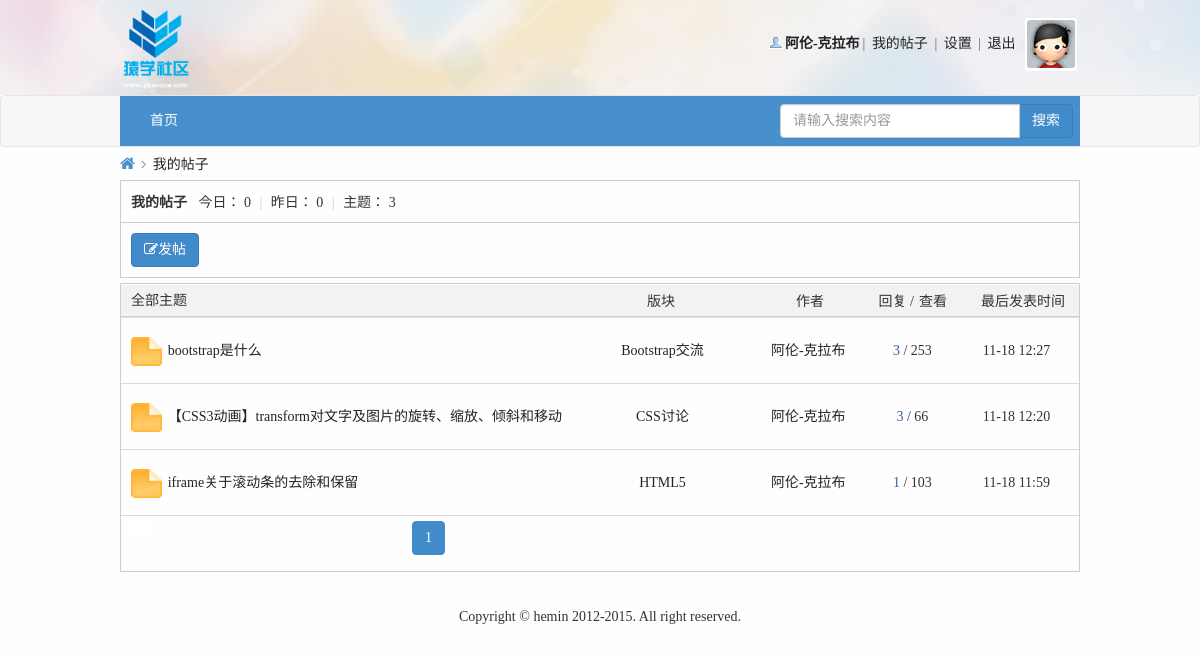
/myPost.php (signed in), run on the app's committed database.
### tables this page shows
CREATE TABLE IF NOT EXISTS `user` (
  `id` int(20) NOT NULL AUTO_INCREMENT COMMENT '唯一标识符',
  `name` varchar(200) NOT NULL COMMENT '用户名称',
  `psw` varchar(200) NOT NULL COMMENT '用户密码',
  `sex` varchar(200) NOT NULL DEFAULT '未填写' COMMENT '用户性别',
  `email` varchar(200) NOT NULL COMMENT '邮箱地址',
  `qq` varchar(200) NOT NULL DEFAULT '未填写' COMMENT '用户qq',
  `photo` varchar(200) NOT NULL COMMENT '用户头像',
  `userType` int(11) NOT NULL DEFAULT '0' COMMENT '用户类型',
  `reallyName` varchar(200) NOT NULL DEFAULT '未填写' COMMENT '用户真实姓名',
  `birthday` varchar(200) NOT NULL DEFAULT '未填写' COMMENT '用户生日',
  `homeplace` varchar(200) NOT NULL DEFAULT '未填写' COMMENT '用户出生地',
  `bloodType` varchar(200) NOT NULL DEFAULT '未填写' COMMENT '用户血型',
  `fixedTel` varchar(200) NOT NULL DEFAULT '未填写' COMMENT '用户固定电话',
  `phone` varchar(200) NOT NULL DEFAULT '未填写' COMMENT '用户电话',
  `website` varchar(200) NOT NULL DEFAULT 'http://' COMMENT '用户主页',
  `school` varchar(200) NOT NULL DEFAULT '未填写' COMMENT '用户毕业学校',
  `degree` varchar(200) NOT NULL DEFAULT '未填写' COMMENT '用户学历',
  `company` varchar(200) NOT NULL DEFAULT '未填写' COMMENT '用户公司',
  `profession` varchar(200) NOT NULL DEFAULT '未填写' COMMENT '用户职业',
  `job` varchar(200) NOT NULL DEFAULT '未填写' COMMENT '用户职位',
  `income` varchar(200) NOT NULL DEFAULT '未填写' COMMENT '用户年收入',
  `registerTime` datetime NOT NULL COMMENT '注册时间',
  `lastLogin` datetime NOT NULL COMMENT '最后一次登录时间',
  `userStatus` int(11) NOT NULL DEFAULT '0' COMMENT '用户是否需要验证状态',
  `isForbid` int(11) NOT NULL DEFAULT '0' COMMENT '是否禁止',
  PRIMARY KEY (`id`)
);

CREATE TABLE IF NOT EXISTS `post` (
  `postId` int(11) NOT NULL AUTO_INCREMENT COMMENT '帖子id',
  `postTitle` varchar(200) NOT NULL COMMENT '帖子标题',
  `postContent` varchar(2000) NOT NULL COMMENT '帖子内容',
  `postTime` datetime NOT NULL COMMENT '发帖时间',
  `tsmoduleId` int(11) NOT NULL COMMENT '所属子版块的id',
  `times` int(11) NOT NULL COMMENT '浏览次数',
  `postuid` int(11) NOT NULL COMMENT '发帖人id',
  `isTop` int(11) NOT NULL DEFAULT '0' COMMENT '是否置顶',
  `isBoutique` int(11) NOT NULL DEFAULT '0' COMMENT '是否加精',
  `postStatus` int(11) NOT NULL DEFAULT '0' COMMENT '帖子是否需要验证状态，默认0无需验证',
  `updateTime` datetime NOT NULL COMMENT '当前条帖子有回复就更新',
  `isShield` int(11) NOT NULL DEFAULT '0' COMMENT '是否屏蔽',
  PRIMARY KEY (`postId`)
);

CREATE TABLE IF NOT EXISTS `sub_module` (
  `sid` int(20) NOT NULL AUTO_INCREMENT COMMENT '子版块id',
  `smoduleName` varchar(200) NOT NULL COMMENT '子版块名称',
  `smodulePic` varchar(200) NOT NULL COMMENT '子版块图片',
  `tParenModuleId` int(20) NOT NULL COMMENT '所属父版块id',
  `smoduleDesc` varchar(200) NOT NULL COMMENT '子版块描述',
  PRIMARY KEY (`sid`)
);

### inc/mysql.func.php (called while the page is built, shortened)
<?php
    function execute($link, $sql){
        $result = mysqli_query($link, $sql);
        return $result;
    }
    function nums($link, $sql){
        return mysqli_num_rows(execute($link, $sql));
    }
    function fetch_array($result){
        return mysqli_fetch_assoc($result);
    }
?>

### myPost.php (the view, shortened to what this page needs)
<!DOCTYPE html>
<html lang="en">
<head>
    <link rel="stylesheet" href="font/css/font-awesome.min.css">
    <link rel="stylesheet" href="css/bootstrap/css/bootstrap.min.css">
    <link rel="stylesheet" href="css/common.css">
    <link rel="stylesheet" href="css/pModuleList.css">
    <link rel="stylesheet" href="css/myPost.css">
</head>
<?php
    $link = connect();
    $member_id = login_state($link);
    if ($member_id){
        $sql_status = "select * from user where id={$member_id}";
        $data_status = fetch_array(execute($link, $sql_status));
        $status = $data_status['isForbid'];
        $userStatus = $data_status["userStatus"];
    }
    $sql_user = "select * from user where id={$member_id}";
    $data_user = fetch_array(execute($link, $sql_user));
    $sql_post = "select * from post where postuid={$member_id}";
    $post_total = nums($link, $sql_post);
    $pagesize = 5;
    $page = page($post_total, $pagesize);
    $post = "select * from post where postuid={$member_id} ORDER BY postId DESC {$page['limit']}";
    $res_post = execute($link, $post);
    $sql_total_today = "select * from post where postuid={$member_id} and date_format(postTime,'%Y-%m-%d')=curdate()";
    $ptotal_today = nums($link, $sql_total_today);
    $sql_total_yesterday = "select * from post where postuid={$member_id} and date_format(postTime,'%Y-%m-%d')=DATE_SUB(curdate(),INTERVAL 1 DAY)";
    $ptotal_yesterday = nums($link, $sql_total_yesterday);
?>
<body>
<?php include_once "inc/header.inc.php"?>
<?php include_once "inc/nav.inc.php"?>
<div class="container" style="width: 990px;">
    <?php
    if(isset($status)) {
        if ($status == 2) {
            ?>
            <div class="forbid-status">
                <img src="img/error.jpg" alt="">
                抱歉，您的 IP 地址不在允许范围内，或您的账号被禁用，无法访问本站点
            </div>
            <?php
        } else {
            ?>
            <div class="position">
                <div class="z">
                    <a href="index.php" class="nvhm"><i class="fa fa-home"></i></a>
                    <em><i class="fa fa-angle-right"></i></em>
                    <a href="#">我的帖子</a>
                </div>
            </div>
            <div class="pm-wrap">
                <div class="pm">
                    <strong>我的帖子</strong>
                    <em>今日：</em>
                    <em><?php echo $ptotal_today;?></em>
                    <span class="pipe">|</span>
                    <em>昨日：</em>
                    <em><?php echo $ptotal_yesterday;?></em>
                    <span class="pipe">|</span>
                    <em>主题：</em>
                    <em><?php echo $post_total;?></em>
                </div>
                <div class="pm-desc">
                    <?php
                        if ($userStatus == 1){
                            echo "<a href='userNotVerify.php' class='btn btn-primary'><i class='fa fa-edit'></i>发帖</a>";
                        }else{
                            if ($status == 1){
                                echo "<a href='forbidTip.php' class='btn btn-primary'><i class='fa fa-edit'></i>发帖</a>";
                            }else{
                                echo "<a href='publish.php' class='btn btn-primary'><i class='fa fa-edit'></i>发帖</a>";
                            }
                        }
                    ?>
                </div>
            </div>
            <div class="pm-sm">
                <div class="pm-sm-top" style="position: relative;">
                    <h2>全部主题</h2>
                    <span class="reply poa" style="right: 165px">回复 /</span>
                    <span class="look poa" style="right:132px;">查看</span>
                    <span class="author poa" style="right: 255px;">作者</span>
                    <span class="module poa" style="right: 404px;">版块</span>
                    <span class="lastTime poa" >最后发表时间</span>
                </div>
                <div class="pm-sm-list">
                    <table class="table table-condensed table-hover" id="smtable">
                        <?php
                        if($post_total) {
                            while ($data_post = fetch_array($res_post)) {
                                $sql_sm = "select * from sub_module where sid={$data_post['tsmoduleId']}";
                                $data_sm = fetch_array(execute($link, $sql_sm));
                                $sql_rep = "select * from reply where tpostId={$data_post['postId']}";
                                $rep_total = nums($link, $sql_rep);
                                ?>
                                <tr>
                                    <td class="td1">
                                        <a href="#"><img src="img/folder_new.gif" width="31" height="29"></a>
                                    </td>
                                    <td class="td2">
                                        <?php
                                            if ($userStatus == 1){
                                                echo "<a href='userNotVerify.php'>{$data_post['postTitle']}</a>";
                                            }else {
                                                if ($status == 1) {
                                                    echo "<a href='forbidTip.php'>{$data_post['postTitle']}</a>";
                                                } else {
                                                    echo "<a href='postShow.php?postId={$data_post['postId']}&sid={$data_sm['sid']}'>{$data_post['postTitle']}</a>";
                                                }
                                            }
                                        ?>
                                    </td>
                                    <td class="td5"><a href="sModuleList.php?sid=<?php echo $data_sm['sid'];?>"><?php echo $data_sm['smoduleName'];?></a></td>
                                    <td class="td6"><a href="profile.php?uid=<?php echo $data_user['id'];?>"><?php echo $data_user['name'];?></a></td>
                                    <td class="td3">
                                        <span class="xi2" title="回复"><?php echo $rep_total; ?></span>
                                        <span class="xi1" title="查看"> / <?php echo $data_post['times']; ?></span>
                                    </td>
                                    <td class="td7" style="width: 15%;"><?php echo tranTime(strtotime($data_post['postTime']));?></td>
                                </tr>
                            <?php }
                        }else{
                            echo "<tr><td colspan='4' style='padding-left: 15px;'>暂无帖子...</td></tr>";
                        }
                        ?>
                        <tr>
                            <td colspan="6">
                                <a class="btn btn-default" id="pubBtn" style="margin-right: 260px;border-color: #fff;"></a class="btn btn-default">
                                <ul class="pagination" style="display: inline; margin: 0;padding: 0;">
                                    <?php
                                    echo $page['html'];
                                    ?>
                                </ul>
                            </td>
                        </tr>
                    </table>
                </div>
            </div>
            <?php
        }
    }
    ?>
</div>
<?php include_once "inc/footer.inc.php"?>
</body>
</html>

### inc/header.inc.php (shortened to what this page needs)
<div id="header">
    <div class="container" style="width: 960px;padding: 0;">
        <div class="logo"><a href="index.php"><img src="img/logo.png" height="85"></a></div>
        <div class="info">
            <?php
                $img_url = null;
                if (isset($member_id) && $member_id) {
                    $sql_photo = "select photo from user where id={$member_id}";
                    $member_result = execute($link, $sql_photo);
                    $res_photo = fetch_array($member_result);
                    if ($res_photo['photo'] != '') {
                        $img_url = $res_photo['photo'];
                    }else{
                        $img_url = 'img/noavatar_small.gif';
                    }
                }else{
                    $img_url = 'img/noavatar_small.gif';
                }
                if(isset($member_id) && $member_id){
                    $sql_info = "select * from user where id='{$member_id}'";
                    $res_info = fetch_array(execute($link, $sql_info));
                    $html = <<<EOT
                        <ul>
                            <li class="person"><a href="profile.php"><strong>{$res_info['name']}</strong></a></li>|
                            <li><a href="myPost.php">我的帖子</a></li> |
                            <li><a href="setProfile.php">设置</a></li> |
                            <li><a class="logout" href="#">退出</a></li>
                            <li class="headpic"><a href="profile.php"><img src="{$img_url}" width="48" height="48"></a></li>
                        </ul>
EOT;
                    echo $html;
                }
            ?>
        </div>
    </div>
</div>

### css/common.css (style rules this page uses)
html, body, div, ul, li, h1, h2, h3, h4, h5, h6, p, dl, dt, dd, ol, form, input, textarea, th, td, select { margin: 0; padding: 0; }
* { box-sizing: border-box; }
html, body { min-height: 100%; }
body { font-family: "Microsoft YaHei"; font-size:14px; color:#333; background-color: #f2f9fd; }
h1, h2, h3, h4, h5, h6 { font-weight:normal; }
ul,ol { list-style: none; }
img { border: none; vertical-align: middle; }
a { text-decoration: none; color: #232323; }
table { border-collapse: collapse; table-layout: fixed; }
body { background: #fefefe; }
.container { width: 960px; }
#header { height:95px; font-size: 14px; color: #666; background: url("../img/eyoung_bg.jpg") repeat-x 50% 0; }
#header .container { height: 95px; }
#header .container .logo { float: left; height: 95px; text-align: center; line-height: 95px; }
#header .container .info { float: right; height: 56px; margin-top: 18px; }
.pipe { margin: 0 5px; color: #ccc; }
#header .info ul { height: 100%; }
#header .info ul li { list-style: none; display: inline-block; height: 100%; margin: 0 3px; }
#header .info ul li a { display: block; }
#header .info ul .headpic { padding: 2px; background-color: #fff; vertical-align: middle; height: 53px; border-radius: 3px; }
#header .info ul .headpic a { display: block; }
#header .info ul .headpic a img { border-radius: 3px; }
.person { background: url(../img/user_online.gif) no-repeat 0% 8%; text-indent: 15px; }

### css/pModuleList.css (style rules this page uses)
.position { margin: 2px 0; height: 29px; border: none; line-height: 29px; }
.position .z { padding-right: 10px; float: left; }
.nvhm { width: 16px; overflow: hidden; color: #488FCE; font-size: 16px; }
.position .z em { width: 20px; margin: 0 3px; font-style: normal; overflow: hidden; color: #999; }
.pm-desc { border: 1px solid #ccc; border-top:none; padding-top: 10px; padding-bottom: 10px; padding-left: 10px; }
.pm { height: 43px; line-height: 43px; padding-left: 10px; border: 1px solid #cdcdcd; }
.pm strong { margin-right: 8px; }
.pm em { font-style: normal; }
.pm-sm { border: 1px solid #cdcdcd; margin-top: 5px; }
.pm-sm .pm-sm-top { height:33px; line-height:33px; padding: 0 10px; border-top: 1px solid #FFF; border-bottom: 1px solid #C2D5E3; background: #F2F2F2; white-space: nowrap; overflow: hidden; }
.pm-sm .pm-sm-top h2 { height: 100%; line-height:31px; font-size: 14px; float: left; }
#smtable { margin-bottom:0; }
#smtable tr { height: 55px; line-height: 55px; }
#smtable tr td { height: 55px; line-height: 55px; }
#smtable tr td.td1 { width: 5%; padding-left: 10px; text-align: center; }
#smtable tr td.td1 a { display: block; }
#smtable tr td.td2 { width: 50%; overflow: hidden; white-space: nowrap; -ms-text-overflow: ellipsis; text-overflow: ellipsis; }
#smtable tr td.td3 { width: 5%; }
td.td7 { width: 13%; text-align: center; }
td.td5 { width: 20%; text-align: center; }
td.td6 { width: 15%; text-align: center; }
#smtable tr td.td3 { width: 10%; text-align: center; }
.xi2, .xi2 a, .xi3 a { color: #369; }
#pubBtn { margin-right: 200px; display: inline-block; float: left; }
.poa { position: absolute; }

### css/myPost.css (style rules this page uses)
.poa { position: absolute; }
.reply { right: 146px; }
.look { right: 115px; }
.author { right: 244px; }
.module { right: 392px; }
.lastTime { right: 14px; }

### data on the page
user: name "阿伦-克拉布"
post: postTitle "bootstrap是什么", sub_module.smoduleName "Bootstrap交流", rep_total "3", times "253", postTime "11-18 12:27"
post: postTitle "【CSS3动画】transform对文字及图片的旋转、缩放、倾斜和移动", sub_module.smoduleName "CSS讨论", rep_total "3", times "66", postTime "11-18 12:20"
post: postTitle "iframe关于滚动条的去除和保留", sub_module.smoduleName "HTML5", rep_total "1", times "103", postTime "11-18 11:59"

### other printed values
$ptotal_today "0"
$ptotal_yesterday "0"
$post_total "3"
